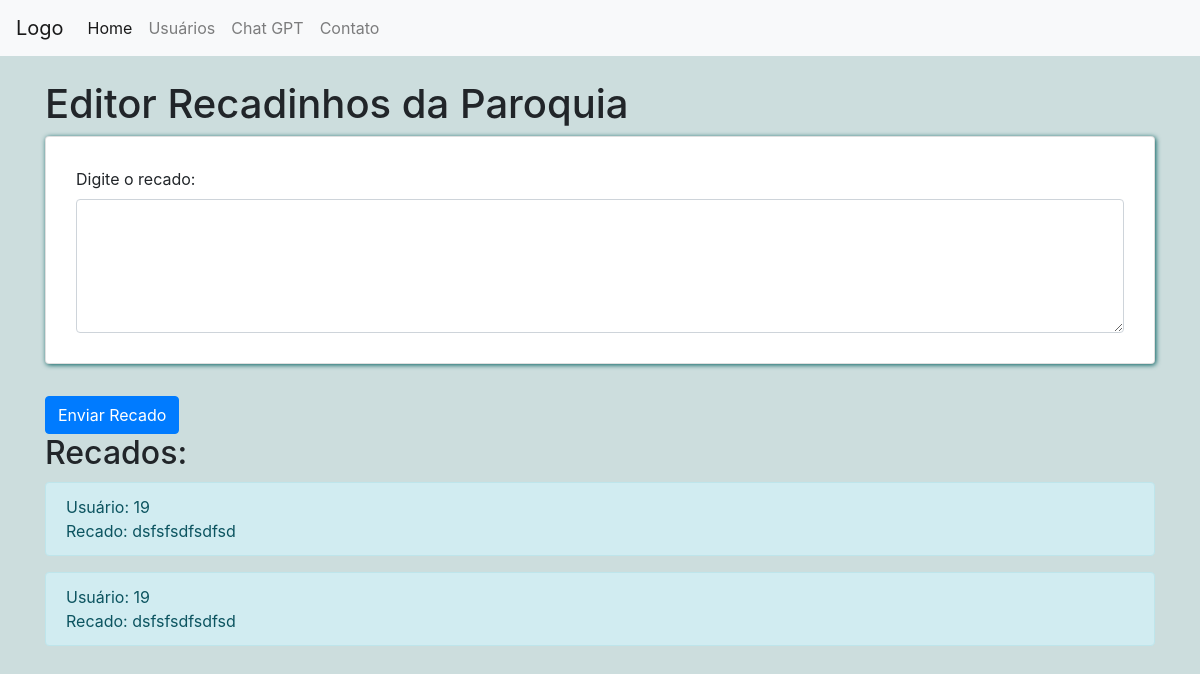
Screenshot of /editor_noticias.php (signed in) with the database file from the repository.
### tables this page shows
CREATE TABLE `recadinhos_da_paroquia` (
  `idrec` int(11) NOT NULL,
  `recado` text DEFAULT NULL,
  `iduser` int(11) DEFAULT NULL
);

### editor_noticias.php (the view, shortened to what this page needs)
<?php
if (isset($_SESSION['iduser'])) {
    $id_user = $_SESSION['iduser'];
    $credenciais = parse_ini_file("credenciais_banco.txt");
    $host = $credenciais['host'];
    $username = $credenciais['username'];
    $password = $credenciais['password'];
    $dbname = $credenciais['dbname'];
    $conn = new mysqli($host, $username, $password, $dbname);
    $sql_recados = "SELECT * FROM recadinhos_da_paroquia WHERE iduser = '$id_user'";
    $result_recados = $conn->query($sql_recados);
?>
<!DOCTYPE html>
<html>
<head>
  <link rel="stylesheet" href="https://stackpath.bootstrapcdn.com/bootstrap/4.5.2/css/bootstrap.min.css">
  <link rel="stylesheet" href="style.css">
</head>
<body>
  <nav class="navbar navbar-expand-lg navbar-light bg-light">
    <a class="navbar-brand" href="#">Logo</a>
    <div class="collapse navbar-collapse" id="navbarNav">
      <ul class="navbar-nav">
        <li class="nav-item active">
          <a class="nav-link" href="home_aluno.php">Home <span class="sr-only">(current)</span></a>
        </li>
        <li class="nav-item">
          <a class="nav-link" href="lista_usuarios.php">Usuários</a>
        </li>
        <li class="nav-item">
          <a class="nav-link" href="chatgpt_professor.php">Chat GPT</a>
        </li>
        <li class="nav-item">
          <a class="nav-link" href="#">Contato</a>
        </li>
      </ul>
    </div>
  </nav>
  <div class="container mt-4">
    <h1>Editor Recadinhos da Paroquia</h1>
    <form onsubmit="return validateForm()" action="" method="POST">
      <div class="jumbotron rounded card">
        <label for="recado">Digite o recado:</label>
        <textarea class="form-control" id="recado" name="recado" rows="5"></textarea>
      </div>
      <button type="submit" class="btn btn-primary">Enviar Recado</button>
    </form>
    <h2>Recados:</h2>
    <?php
    if ($result_recados->num_rows > 0) {
        while ($row_recado = $result_recados->fetch_assoc()) {
            echo "<div class='alert alert-info'>Usuário: $id_user<br>Recado: {$row_recado['recado']}</div>";
        }
    } else {
        echo "<p>Nenhum recado encontrado.</p>";
    }
    ?>
  </div>
</body>
</html>
<?php
} else {
  echo "ID do usuário não encontrado.";
}
?>

### style.css (style rules this page uses)
body { background-color: rgb(204, 221, 221); }
.card { box-shadow: 1px 1px 5px rgb(3, 94, 94); background-color: white; padding: 30px; border-radius: 30px; }
.alert { margin-top: 10px; }

### rows the page displays
recadinhos_da_paroquia: recado "dsfsfsdfsdfsd"
recadinhos_da_paroquia: recado "dsfsfsdfsdfsd"
